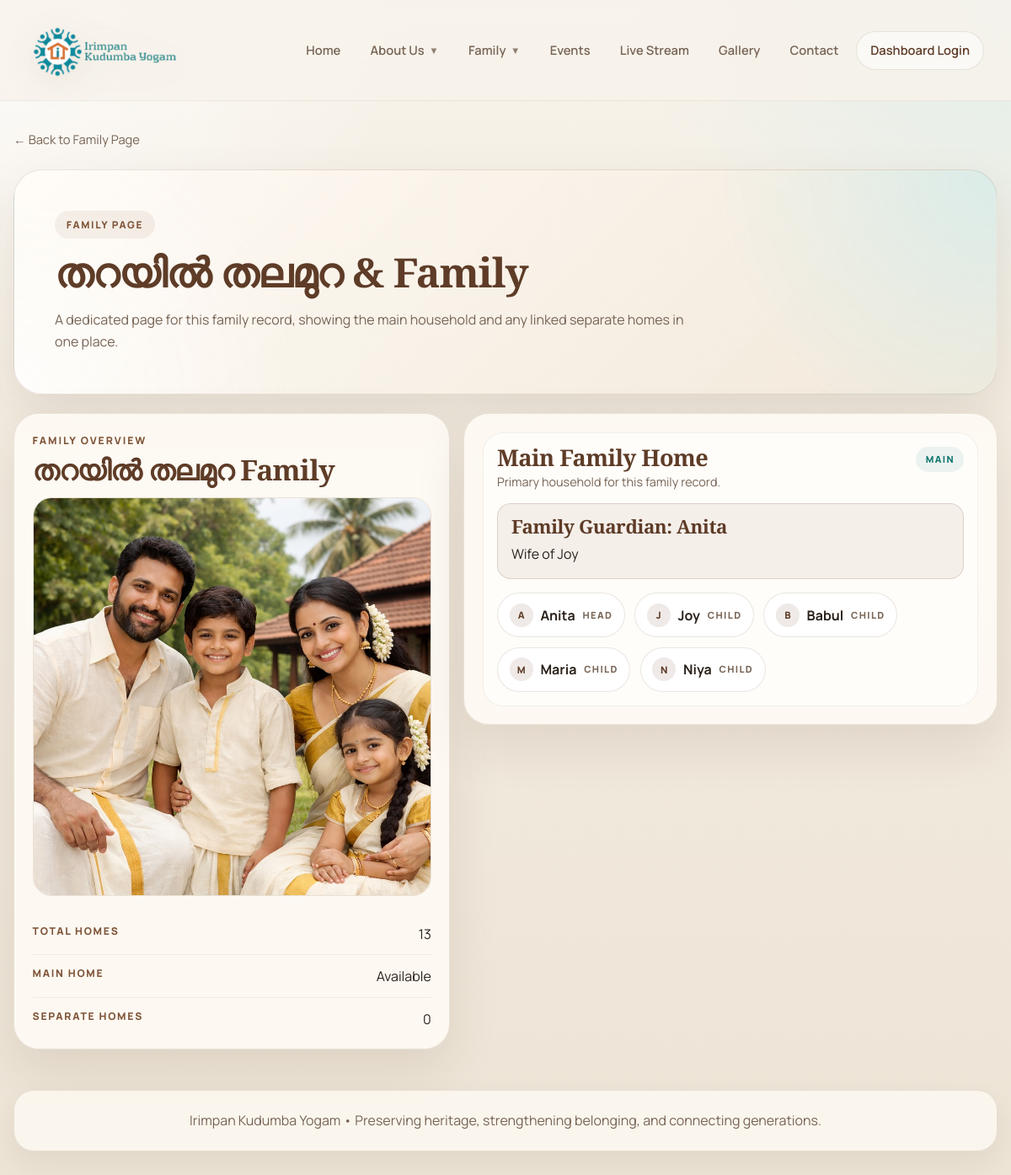
Screenshot of /family/record/3/ with the database file from the repository.
### tree/models.py (models this page shows, shortened)
class Family(models.Model):
    name = models.CharField(max_length=160, unique=True)
    bio = models.TextField(blank=True)
    photo = models.ImageField(upload_to='family/', null=True, blank=True)
    is_active = models.BooleanField(default=True)
    created_at = models.DateTimeField(auto_now_add=True)
    updated_at = models.DateTimeField(auto_now=True)
    class Meta:
        ordering = ['name']

class Person(models.Model):
    GENDER_CHOICES = [
        ('M', 'Male'),
        ('F', 'Female'),
        ('O', 'Other'),
    ]
    first_name = models.CharField(max_length=100)
    last_name = models.CharField(max_length=100, blank=True)
    gender = models.CharField(max_length=1, choices=GENDER_CHOICES, default='O')
    birth_date = models.DateField(null=True, blank=True)
    death_date = models.DateField(null=True, blank=True)
    birth_place = models.CharField(max_length=200, blank=True)
    email = models.EmailField(blank=True)
    phone = models.CharField(max_length=30, blank=True)
    blood_group = models.CharField(max_length=10, blank=True)
    current_address = models.TextField(blank=True)
    living_separately = models.BooleanField(default=False)
    bio = models.TextField(blank=True)
    photo = models.ImageField(upload_to='photos/', null=True, blank=True)
    family_photo = models.ImageField(upload_to='family_photos/', null=True, blank=True)
    father = models.ForeignKey(
        'self', null=True, blank=True,
        on_delete=models.SET_NULL,
        related_name='children_as_father'
    )
    mother = models.ForeignKey(
        'self', null=True, blank=True,
        on_delete=models.SET_NULL,
        related_name='children_as_mother'
    )
    spouse = models.ForeignKey(
        'self', null=True, blank=True,
        on_delete=models.SET_NULL,
        related_name='married_to'
    )
    wedding_date = models.DateField(null=True, blank=True)
    has_multiple_spouses = models.BooleanField(default=False)
    additional_spouses = models.ManyToManyField(
        'self',
        blank=True,
        symmetrical=True,
    )
    family = models.ForeignKey(
        'Family',
        null=True,
        blank=True,
        on_delete=models.SET_NULL,
        related_name='members',
    )
    groups = models.ManyToManyField('MemberGroup', blank=True, related_name='people')
    user = models.OneToOneField(
        settings.AUTH_USER_MODEL,
        null=True,
        blank=True,
        on_delete=models.SET_NULL,
        related_name='family_member_profile',
    )
    created_at = models.DateTimeField(auto_now_add=True)
    class Meta:
        ordering = ['last_name', 'first_name']
    def get_absolute_url(self):
        return reverse('person_detail', kwargs={'pk': self.pk})
    @property
    def full_name(self):
        return f"{self.first_name} {self.last_name}".strip()
    @property
    def generation(self):
        return getattr(self, '_generation', 1)

### tree/views.py (the view)
# urls.py: path('family/record/<int:family_pk>/', views.family_record_detail, name='family_record_detail'),
def family_record_detail(request, family_pk):
    people = list(Person.objects.select_related('family').all())
    generation_map = _generation_map(people)
    _apply_generations(people, generation_map)
    households = _build_households(people)
    family = get_object_or_404(Family, pk=family_pk, is_active=True)
    family_households = [
        house for house in households
        if house['family_record'] and house['family_record'].pk == family.pk
    ]
    main_household = next((house for house in family_households if not house['is_separate_home']), None)
    separate_households = [house for house in family_households if house['is_separate_home']]
    return render(request, 'tree/family_record_detail.html', {
        'family': family,
        'main_household': main_household,
        'separate_households': separate_households,
        'household_count': len(family_households),
    })

### tree/context_processors.py (called while the page is built)
def navigation_context(request):
    return live_stream_context(request)

### tree/models.py (called while the page is built, shortened)
    @property
    def youtube_video_id(self):
        url = (self.youtube_url or '').strip()
        if not url:
            return ''
        parsed = urlparse(url)
        host = (parsed.netloc or '').lower()
        if 'youtu.be' in host:
            return parsed.path.strip('/').split('/')[0]
        if 'youtube.com' in host:
            if parsed.path == '/watch':
                return parse_qs(parsed.query).get('v', [''])[0]
        return ''

    @property
    def embed_url(self):
        video_id = self.youtube_video_id
        if not video_id:
            return ''
        return f'https://www.youtube.com/embed/{video_id}?autoplay=1&rel=0'

    @classmethod
    def increment(cls, key='public-site'):
        counter, _ = cls.objects.get_or_create(key=key)
        cls.objects.filter(pk=counter.pk).update(total_visits=F('total_visits') + 1)

### tree/views.py (called while the page is built)
def _valid_live_streams():
    streams = []
    for stream in LiveStreamSettings.objects.order_by('-is_active', '-updated_at', '-id'):
        if not stream.embed_url:
            continue
        streams.append(stream)
    return streams

def live_stream_context(request):
    active_streams = [stream for stream in _valid_live_streams() if stream.is_active]
    return {
        'nav_live_streams': active_streams,
        'nav_live_stream': active_streams[0] if active_streams else None,
    }

def _generation_map(people):
    people = list(people)
    if not people:
        return {}
    parents = {
        person.pk: tuple(parent_id for parent_id in (person.father_id, person.mother_id) if parent_id)
        for person in people
    }
    memo = {}
    def get_depth(person_id):
        if person_id in memo:
            return memo[person_id]
        parent_ids = parents.get(person_id, ())
        if not parent_ids:
            memo[person_id] = 1
            return 1
        memo[person_id] = max(get_depth(parent_id) for parent_id in parent_ids) + 1
        return memo[person_id]
    return {person.pk: get_depth(person.pk) for person in people}

def _apply_generations(people, generation_map):
    for person in people:
        person._generation = generation_map.get(person.pk, 1)

### tree/templates/tree/family_record_detail.html (shortened to what this page needs)
{% extends "tree/base.html" %}
{% block content %}
<div class="family-record-page">
  <div>
    <a href="{% url 'family_page' %}" style="color:var(--text-dim);text-decoration:none;font-size:0.92rem;">&larr; Back to Family Page</a>
  </div>
  <section class="page-hero">
    <span class="eyebrow">Family Page</span>
    <h1 class="section-title">{{ family.name }} &amp; Family</h1>
    <p class="section-sub">A dedicated page for this family record, showing the main household and any linked separate homes in one place.</p>
  </section>
  <section class="family-record-grid">
    <aside class="family-record-summary">
      <div>
        <div class="section-kicker">Family Overview</div>
        <h2>{{ family.name }} Family</h2>
        {% if family.photo %}
        <div class="family-photo-wrap">
          <img src="{{ family.photo.url }}" alt="{{ family.name }} family photo" class="family-photo">
        </div>
        {% endif %}
      </div>
      <div class="record-meta">
        <div class="record-meta-row">
          <strong>Total Homes</strong>
          <span>{{ household_count }}</span>
        </div>
        <div class="record-meta-row">
          <strong>Main Home</strong>
          <span>{% if main_household %}Available{% else %}Not listed{% endif %}</span>
        </div>
        <div class="record-meta-row">
          <strong>Separate Homes</strong>
          <span>{{ separate_households|length }}</span>
        </div>
      </div>
    </aside>
    <section class="family-record-content">
      {% if main_household %}
      <article class="household-section">
        <div class="household-head">
          <div>
            <h3>Main Family Home</h3>
            <div class="household-note">Primary household for this family record.</div>
          </div>
          <span class="household-tag">Main</span>
        </div>
        {% for row in main_household.member_rows %}
          {% if row.role == 'Head' %}
          <div class="guardian-highlight">
            <h4>Family Guardian: {{ row.person.full_name }}</h4>
            {% if row.person.bio %}
            <p>{{ row.person.bio }}</p>
            {% endif %}
          </div>
          {% endif %}
        {% endfor %}
        <div class="member-list">
          {% for row in main_household.member_rows %}
          <a href="{{ row.person.get_absolute_url }}" class="member-chip">
            <span class="member-chip-badge">{{ row.person.full_name|slice:":1"|upper }}</span>
            <span class="member-chip-name">{{ row.person.full_name }}</span>
            <span class="member-chip-role">{% if row.role == 'Head' %}Head{% elif row.role == 'Spouse' %}Spouse{% else %}Child{% endif %}</span>
          </a>
          {% endfor %}
        </div>
      </article>
      {% endif %}
    </section>
  </section>
</div>
{% endblock %}

### tree/templates/tree/base.html (style rules this page uses)
:root { --bg: #f3efe6; --surface: rgba(255, 252, 246, 0.86); --surface-soft: #f6f0e6; --border: rgba(112, 82, 44, 0.14); --line: rgba(112, 82, 44, 0.08); --brand: #7f5539; --brand-strong: #5e3c27; --brand-soft: #a27048; --accent: #0f766e; --text: #2b221b; --text-dim: #776455; --male: #2c6893; --female: #a05078; --danger: #8b3a3a; --radius: 24px; --radius-lg: 34px; --shadow: 0 24px 60px rgba(70, 43, 24, 0.10); --shadow-soft: 0 14px 34px rgba(70, 43, 24, 0.07); --container: 1240px; }
* { box-sizing: border-box; margin: 0; padding: 0; }
html { scroll-behavior: smooth; }
body { min-height: 100vh; background: radial-gradient(circle at top left, rgba(255, 255, 255, 0.75), transparent 26%), radial-gradient(circle at top right, rgba(218, 237, 234, 0.7), transparent 24%), linear-gradient(180deg, #f8f3eb 0%, #f2ebdf 42%, #ede4d6 100%); color: var(--text); font-family: 'Manrope', sans-serif; line-height: 1.65; position: relative; }
body::before { content: ""; position: fixed; inset: 0; pointer-events: none; background-image: linear-gradient(rgba(127, 85, 57, 0.03) 1px, transparent 1px), linear-gradient(90deg, rgba(127, 85, 57, 0.03) 1px, transparent 1px); background-size: 36px 36px; mask-image: linear-gradient(180deg, rgba(0,0,0,0.32), transparent 82%); }
a { color: inherit; }
img { max-width: 100%; }
h1, h2, h3, h4 { font-family: 'Cormorant Garamond', serif; font-weight: 600; line-height: 0.98; letter-spacing: -0.02em; }
p { color: var(--text-dim); }
.page-hero { position: relative; overflow: hidden; padding: clamp(1.7rem, 4vw, 3rem); background: radial-gradient(circle at top right, rgba(216, 236, 233, 0.9), transparent 28%), radial-gradient(circle at bottom left, rgba(255, 255, 255, 0.75), transparent 28%), linear-gradient(135deg, rgba(255, 251, 246, 0.9), rgba(241, 232, 218, 0.94)); border: 1px solid var(--border); border-radius: var(--radius-lg); box-shadow: var(--shadow); display: grid; gap: 1rem; }
.eyebrow { display: inline-flex; align-items: center; gap: 0.45rem; width: fit-content; padding: 0.42rem 0.86rem; border-radius: 999px; background: rgba(127, 85, 57, 0.08); color: var(--brand); font-size: 0.74rem; font-weight: 800; letter-spacing: 0.14em; text-transform: uppercase; }
.section-title { font-size: clamp(2rem, 4vw, 3.35rem); color: var(--brand-strong); margin-bottom: 0.25rem; }
.section-sub { max-width: 760px; color: var(--text-dim); font-size: 1rem; }
.section-kicker { color: var(--brand); font-size: 0.76rem; font-weight: 800; letter-spacing: 0.16em; text-transform: uppercase; margin-bottom: 0.5rem; }

### rows the page displays
Family: name "തറയിൽ തലമുറ", photo (picture)
Person: person.full_name "Anita", person.bio "Wife of Joy", person.full_name "A", shows "HEAD"
Person: person.full_name "J", person.full_name "Joy", shows "CHILD"
Person: person.full_name "B", person.full_name "Babul", shows "CHILD"
Person: person.full_name "M", person.full_name "Maria", shows "CHILD"
Person: person.full_name "N", person.full_name "Niya", shows "CHILD"

### other values shown
{{ household_count }} "13"
{{ separate_households|length }} "0"
